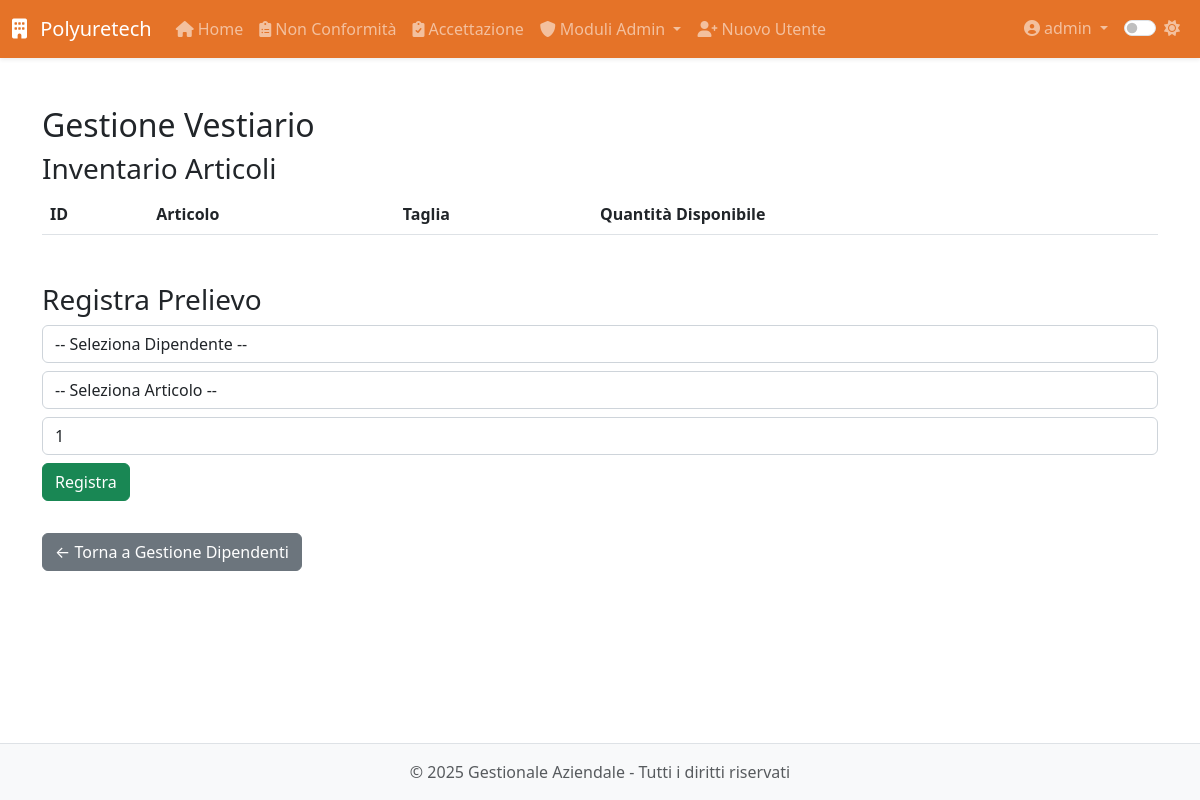
The app's page /modulo8/modulo8/vestiario (signed in), older data.
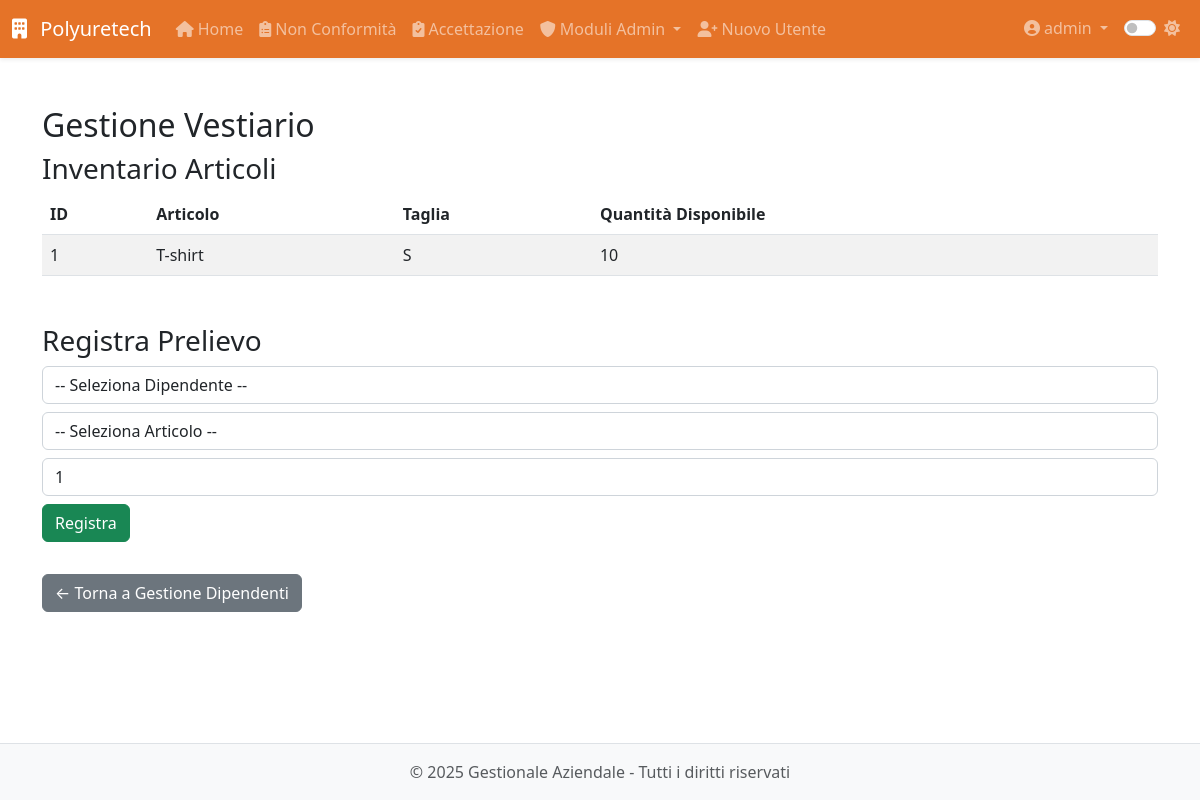
The same page, newer data.
### app/models.py (models this page shows, shortened)
class Inventory(db.Model):
    __tablename__ = 'inventory'
    id = db.Column(db.Integer, primary_key=True)
    nome = db.Column(db.String(128), nullable=False)
    taglia = db.Column(db.String(64))                        # facoltativa
    quantita = db.Column(db.Integer, default=0, nullable=False)

### app/routes/modulo8.py (the view)
@modulo8.route('/modulo8/vestiario', endpoint='vestiario_dipendente')
@login_required
@admin_required
def vestiario():
    inventory = Inventory.query.order_by(Inventory.nome).all()
    dipendenti = Dipendente.query.order_by(Dipendente.nome).all()
    return render_template(
        'modulo8/vestiario.html',
        inventory=inventory,
        dipendenti=dipendenti
    )

### app/models.py (called while the page is built)
@login_manager.user_loader
def load_user(id):
    return User.query.get(int(id))

    def is_admin(self):
        return self.role == 'admin'

### app/utils.py (called while the page is built)
def admin_required(f):
    @wraps(f)
    def decorated_function(*args, **kwargs):
        if not current_user.is_authenticated or not current_user.is_admin():
            abort(403)  # Accesso negato
        return f(*args, **kwargs)
    return decorated_function

### app/templates/modulo8/vestiario.html (shortened to what this page needs)
{% extends 'base.html' %}
{% block content %}
<div class="module-vestiario">
  <h2>Gestione Vestiario</h2>
  <section class="mb-5">
    <h3>Inventario Articoli</h3>
    <table class="table table-striped">
      <thead>
        <tr>
          <th>ID</th>
          <th>Articolo</th>
          <th>Taglia</th>
          <th>Quantità Disponibile</th>
        </tr>
      </thead>
      <tbody>
        {% for item in inventory %}
        <tr>
          <td>{{ item.id }}</td>
          <td>{{ item.nome }}</td>
          <td>{{ item.taglia or '—' }}</td>
          <td>{{ item.quantita }}</td>
        </tr>
        {% endfor %}
      </tbody>
    </table>
  </section>
  <section>
    <h3>Registra Prelievo</h3>
    <form action="{{ url_for('modulo8.prelievo_vestiario') }}" method="post" class="form-inline">
      <div class="form-group mb-2 mr-2">
        <select class="form-control" id="dipendente_id" name="dipendente_id" required>
          <option value="">-- Seleziona Dipendente --</option>
        </select>
      </div>
      <div class="form-group mb-2 mr-2">
        <select class="form-control" id="item_id" name="item_id" required>
          <option value="">-- Seleziona Articolo --</option>
        </select>
      </div>
      <div class="form-group mb-2 mr-2">
        <input type="number" class="form-control" id="quantita" name="quantita" min="1" value="1" required>
      </div>
      <button type="submit" class="btn btn-success mb-2">Registra</button>
    </form>
  </section>
  <a href="{{ url_for('modulo8.dipendenti') }}" class="btn btn-secondary mt-4">← Torna a Gestione Dipendenti</a>
</div>
{% endblock %}

Row changes from the older to the newer data that the page shows:
added Inventory: id "1", nome "T-shirt", taglia "S", quantita "10"
